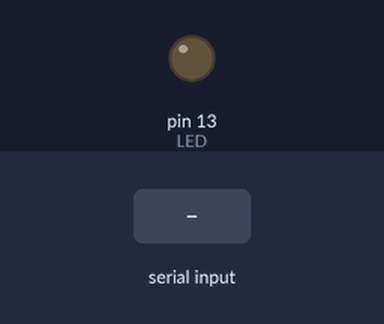
This sketch was run on a simulated Arduino Leonardo, built with avr-gcc and run on an emulated ATmega32U4. On the bench: output pins drawn as LEDs (lit = HIGH). Inputs (shaded band) come from the test bench. What the sketch prints to the serial monitor is not drawn.

Above: at 1.2 s.
1.3 s: "1" received over the second serial link
At 2.5 s:
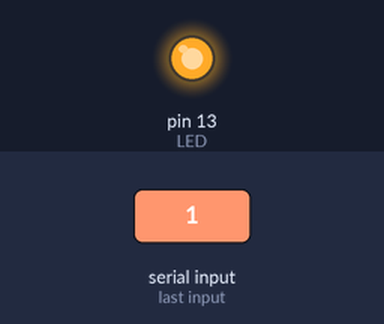
2.8 s: "0" received over the second serial link
At 3.9 s:
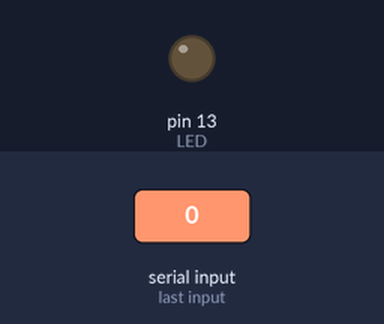
Timing chart, 0 to 5.8 s (numbered marks = the images above; inputs shaded):
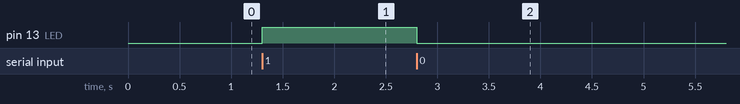

The sketch:

bluetooth_loop_HC_06.ino
```cpp
#include <SoftwareSerial.h>   //Software Serial Port
#define RxD 2  //for Leonardo：10, bluetooth tx
#define TxD 3  //for Leonardo：11, bluetooth rx

char incomingByte;  // incoming data
int  LED = 13;      // LED pin
SoftwareSerial blueToothSerial(RxD,TxD);

void setup() {
  Serial.begin(9600); // initialization
  pinMode(LED, OUTPUT);
  Serial.println("Hello remote control!");
  blueToothSerial.begin(9600);
}

void loop() {
  if (blueToothSerial.available() > 0) {  // if the data came
    incomingByte = blueToothSerial.read(); // read byte
    if(incomingByte == '0') {
      digitalWrite(LED, LOW);  // if 1, switch LED Off
      blueToothSerial.println("LED OFF. Press 1 to LED ON!");  // print message
    }
    if(incomingByte == '1') {
      digitalWrite(LED, HIGH); // if 0, switch LED on
      blueToothSerial.println("LED ON. Press 0 to LED OFF!");
    }
  }
}
```

Measured:
- after the input at 1.3 s, pin 13 (LED): LOW → HIGH at once
- after the input at 2.8 s, pin 13 (LED): HIGH → LOW at once
